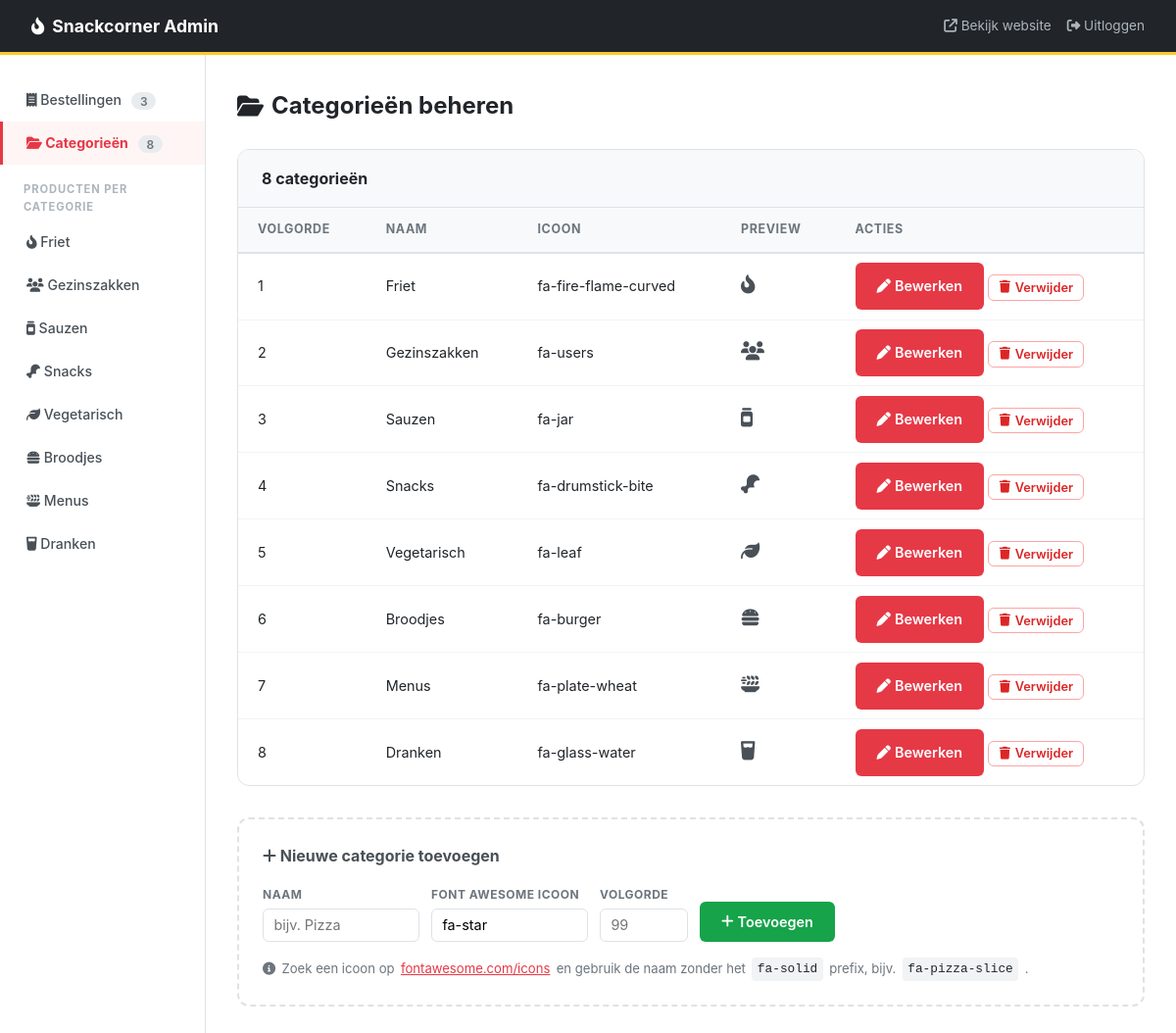
Screenshot of /app/admin.php (signed in) with the database file from the repository.
### tables this page shows
CREATE TABLE `categorieen` (
  `id` int UNSIGNED NOT NULL,
  `naam` varchar(100) NOT NULL,
  `icoon` varchar(50) NOT NULL DEFAULT 'fa-star',
  `volgorde` int UNSIGNED NOT NULL DEFAULT '99'
);

### app/admin.php (the view, shortened to what this page needs)
<?php
$geblokkeerd       = false;
$lockoutResterende = 0;
$loginError        = '';
try {
    $db = new PDO(
            'mysql:host=mysql_db;dbname=restaraunt;charset=utf8',
            'root',
            'rootpassword',
            [PDO::ATTR_ERRMODE => PDO::ERRMODE_EXCEPTION]
    );
} catch (PDOException $e) {
    die("Verbinding mislukt: " . $e->getMessage());
}
$categorieen = [];
$orders      = [];
$orderCount  = 0;
if ($_SESSION['admin'] ?? false) {
    $categorieen = $db->query(
            "SELECT * FROM `categorieen` ORDER BY volgorde ASC, naam ASC"
    )->fetchAll(PDO::FETCH_ASSOC);
    $orderCount = (int)$db->query("SELECT COUNT(*) FROM `orders`")->fetchColumn();
    $actief = $_GET['tab'] ?? 'categorieen';
} else {
    $actief = 'categorieen';
}
?>
<!DOCTYPE html>
<html lang="nl">
<head>
    <link rel="stylesheet" href="https://cdnjs.cloudflare.com/ajax/libs/font-awesome/6.5.0/css/all.min.css" />
    <link rel="stylesheet" href="Styling/styles.css" />
</head>
<body>
<?php if (!($_SESSION['admin'] ?? false)): ?>
    <div class="login-wrap">
        <div class="login-box">
            <h2>Admin</h2>
            <p>Log in om het menu te beheren.</p>
            <?php if ($geblokkeerd): ?>
                <div class="error-msg">
                    Te veel mislukte pogingen. Probeer het opnieuw over
                    <strong><?= formateerWachttijd($lockoutResterende) ?></strong>.
                </div>
                <button class="btn-login" disabled>Inloggen</button>
            <?php else: ?>
                <?php if ($loginError): ?>
                    <div class="error-msg"><?= htmlspecialchars($loginError) ?></div>
                <?php endif; ?>
                <form method="POST">
                    <div class="form-group">
                        <label>Gebruikersnaam</label>
                        <input type="text" name="username" autocomplete="username" required>
                    </div>
                    <div class="form-group">
                        <label>Wachtwoord</label>
                        <input type="password" name="password" autocomplete="current-password" required>
                    </div>
                    <button type="submit" name="login" class="btn-login">Inloggen</button>
                </form>
            <?php endif; ?>
        </div>
    </div>
<?php else: ?>
    <div class="topbar">
        <h1><i class="fa-solid fa-fire-flame-curved"></i> Snackcorner Admin</h1>
        <div class="topbar-actions">
            <a href="index.php" target="_blank"><i class="fa-solid fa-arrow-up-right-from-square"></i> Bekijk website</a>
            <a href="admin.php?logout=1"><i class="fa-solid fa-right-from-bracket"></i> Uitloggen</a>
        </div>
    </div>
    <div class="wrapper">
        <nav class="sidebar">
            <a href="admin.php?tab=bestellingen" class="<?= $actief === 'bestellingen' ? 'active' : '' ?>">
                <i class="fa-solid fa-receipt"></i> Bestellingen
                <span class="count-badge"><?= $orderCount ?></span>
            </a>
            <a href="admin.php?tab=categorieen" class="<?= $actief === 'categorieen' ? 'active' : '' ?>">
                <i class="fa-solid fa-folder-open"></i> Categorieën
                <span class="count-badge"><?= count($categorieen) ?></span>
            </a>
            <div class="sidebar-divider">Producten per categorie</div>
            <?php foreach ($categorieen as $cat): ?>
                <a href="admin.php?tab=cat-<?= $cat['id'] ?>"
                   class="<?= $actief === 'cat-' . $cat['id'] ? 'active' : '' ?>">
                    <i class="fa-solid <?= htmlspecialchars($cat['icoon']) ?>"></i>
                    <?= htmlspecialchars($cat['naam']) ?>
                </a>
            <?php endforeach; ?>
        </nav>
        <div class="main">
            <?php if ($actief === 'bestellingen'): ?>
                <!-- ══════════════════════════════════════════
                     TAB: BESTELLINGEN
                ══════════════════════════════════════════ -->
                <div class="page-title">
                    <i class="fa-solid fa-receipt"></i> Bestellingen
                </div>
                <div class="card">
                    <div class="card-header">
                        <h2><?= $orderCount ?> bestelling<?= $orderCount !== 1 ? 'en' : '' ?></h2>
                    </div>
                    <?php if (count($orders) === 0): ?>
                        <p style="padding: 1.5rem; color: var(--clr-text-muted);">Nog geen bestellingen geplaatst.</p>
                    <?php else: ?>
                    <table>
                        <thead>
                        <tr>
                            <th>#</th>
                            <th>Naam</th>
                            <th>Telefoon</th>
                            <th>Ophaaltijd</th>
                            <th>Producten</th>
                            <th>Totaal</th>
                            <th>Betaalmethode</th>
                            <th>Betaalstatus</th>
                            <th>Opmerking</th>
                            <th>Datum</th>
                            <th>Actie</th>
                        </tr>
                        </thead>
                        <tbody>
                        <?php foreach ($orders as $order): ?>
                            <?php
                                $productenRegels = array_filter(explode("\n", $order['producten'] ?? ''));
                                $ophaaltijd = substr($order['ophaaltijd'], 0, 5);
                                $datum = isset($order['besteldatum'])
                                    ? date('d-m-Y H:i', strtotime($order['besteldatum']))
                                    : '—';
                            ?>
                            <tr>
                                <td><strong>#<?= (int)$order['ordernummer'] ?></strong></td>
                                <td><?= htmlspecialchars($order['klant_naam'] ?? '') ?></td>
                                <td><?= htmlspecialchars($order['telefoon'] ?? '—') ?></td>
                                <td><?= htmlspecialchars($ophaaltijd) ?> uur</td>
                                <td>
                                    <?php if (count($productenRegels) > 0): ?>
                                        <ul style="list-style:none;padding:0;margin:0;font-size:0.85rem;line-height:1.7;">
                                        <?php foreach ($productenRegels as $regel): ?>
                                            <li><?= htmlspecialchars($regel) ?></li>
                                        <?php endforeach; ?>
                                        </ul>
                                    <?php else: ?>
                                        <span class="maat-empty">—</span>
                                    <?php endif; ?>
                                </td>
                                <td><strong>&euro;<?= number_format((float)($order['totaal'] ?? 0), 2, ',', '') ?></strong></td>
                                <td>
                                    <?php if (($order['betaalmethode'] ?? 'contant') === 'pin'): ?>
                                        <span class="badge-maat"><i class="fa-solid fa-credit-card"></i> Pin</span>
                                    <?php else: ?>
                                        <span class="badge-maat"><i class="fa-solid fa-money-bill-wave"></i> Contant</span>
                                    <?php endif; ?>
                                </td>
                                <td>
                                    <?php if (($order['betaalstatus'] ?? 'niet_betaald') === 'betaald'): ?>
                                        <span class="badge-betaald"><i class="fa-solid fa-check"></i> Betaald</span>
                                    <?php else: ?>
                                        <span class="badge-niet-betaald">Nog te betalen</span>
                                    <?php endif; ?>
                                </td>
                                <td><?= htmlspecialchars($order['opmerking'] ?? '') ?: '<span class="maat-empty">—</span>' ?></td>
                                <td style="font-size:0.85rem;"><?= $datum ?></td>
                                <td>
                                    <?php if (($order['betaalstatus'] ?? 'niet_betaald') !== 'betaald'): ?>
                                        <button type="button" class="btn btn-add"
                                                onclick="openBetaaldModal(<?= (int)$order['ordernummer'] ?>, '<?= htmlspecialchars(addslashes($order['klant_naam']), ENT_QUOTES) ?>')">
                                            <i class="fa-solid fa-money-bill-wave"></i> Betaald
                                        </button>
                                    <?php endif; ?>
                                    <button type="button" class="btn btn-save"
                                            onclick="openOrderModal(<?= (int)$order['ordernummer'] ?>, '<?= htmlspecialchars(addslashes($order['klant_naam']), ENT_QUOTES) ?>')">
                                        <i class="fa-solid fa-check"></i> Afgerond
                                    </button>
                                </td>
                            </tr>
                        <?php endforeach; ?>
                        </tbody>
                    </table>
                    <?php endif; ?>
                </div>
            <?php elseif ($actief === 'categorieen'): ?>
                <div class="page-title">
                    <i class="fa-solid fa-folder-open"></i> Categorieën beheren
                </div>
                <div class="card">
                        <div class="card-header">
                            <h2><?= count($categorieen) ?> categorie<?= count($categorieen) !== 1 ? 'ën' : '' ?></h2>
                        </div>
                        <table>
                            <thead>
                            <tr>
                                <th>Volgorde</th>
                                <th>Naam</th>
                                <th>Icoon</th>
                                <th>Preview</th>
                                <th>Acties</th>
                            </tr>
                            </thead>
                            <tbody>
                            <?php foreach ($categorieen as $cat): ?>
                                <tr>
                                    <td><?= (int)$cat['volgorde'] ?></td>
                                    <td><?= htmlspecialchars($cat['naam']) ?></td>
                                    <td><?= htmlspecialchars($cat['icoon']) ?></td>
                                    <td>
                                        <i class="fa-solid <?= htmlspecialchars($cat['icoon']) ?> icon-preview"></i>
                                    </td>
                                    <td>
                                        <a href="admin_categorie_bewerken.php?id=<?= $cat['id'] ?>"
                                           class="btn btn-save" style="text-decoration:none;">
                                            <i class="fa-solid fa-pen"></i> Bewerken
                                        </a>
                                        <button type="button" class="btn-delete"
                                                onclick="openCatModal(<?= $cat['id'] ?>, '<?= htmlspecialchars(addslashes($cat['naam'])) ?>')">
                                            <i class="fa-solid fa-trash"></i> Verwijder
                                        </button>
                                    </td>
                                </tr>
                            <?php endforeach; ?>
                            </tbody>
                        </table>
                    </div>
                <div class="add-section">
                    <h3><i class="fa-solid fa-plus"></i> Nieuwe categorie toevoegen</h3>
                    <form method="POST" action="admin.php?tab=categorieen">
                        <div class="add-form">
                            <div class="field">
                                <label>Naam</label>
                                <input type="text" name="cat_naam" placeholder="bijv. Pizza" required>
                            </div>
                            <div class="field">
                                <label>Font Awesome icoon</label>
                                <input type="text" name="cat_icoon" placeholder="fa-star" value="fa-star">
                            </div>
                            <div class="field">
                                <label>Volgorde</label>
                                <input type="number" name="cat_volgorde" placeholder="99" min="0" class="input-narrow">
                            </div>
                            <div class="field" class="field-end">
                                <button type="submit" class="btn btn-add">
                                    <i class="fa-solid fa-plus"></i> Toevoegen
                                </button>
                            </div>
                        </div>
                    </form>
                    <p class="icon-hint">
                        <i class="fa-solid fa-circle-info"></i>
                        Zoek een icoon op <a href="https://fontawesome.com/icons" target="_blank">fontawesome.com/icons</a>
                        en gebruik de naam zonder het <code>fa-solid</code> prefix, bijv. <code>fa-pizza-slice</code>.
                    </p>
                </div>
            <?php endif; ?>
        </div>
    </div>
<?php endif; ?>
</body>
</html>

### rows the page displays
categorieen: naam "Friet", volgorde "1", icoon "fa-fire-flame-curved"
categorieen: naam "Gezinszakken", volgorde "2", icoon "fa-users"
categorieen: naam "Sauzen", volgorde "3", icoon "fa-jar"
categorieen: naam "Snacks", volgorde "4", icoon "fa-drumstick-bite"
categorieen: naam "Vegetarisch", volgorde "5", icoon "fa-leaf"
categorieen: naam "Broodjes", volgorde "6", icoon "fa-burger"
categorieen: naam "Menus", volgorde "7", icoon "fa-plate-wheat"
categorieen: naam "Dranken", volgorde "8", icoon "fa-glass-water"

### other values shown
$orderCount "3"
count($categorieen) "8"
